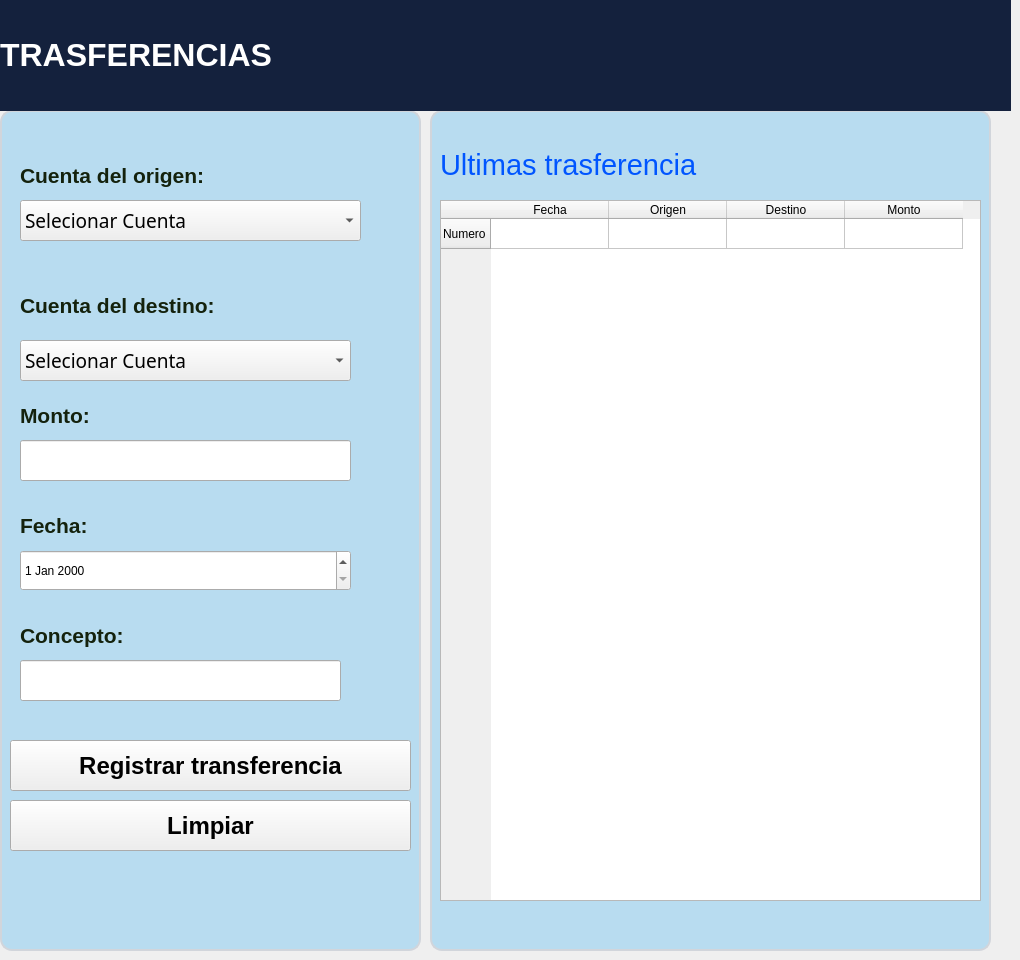
   <widget class="QWidget" name="pagina6">
    <widget class="QLabel" name="label_25">
     <property name="geometry">
      <rect>
       <x>0</x>
       <y>0</y>
       <width>1011</width>
       <height>111</height>
      </rect>
     </property>
     <property name="minimumSize">
      <size>
       <width>100</width>
       <height>70</height>
      </size>
     </property>
     <property name="font">
      <font>
       <pointsize>-1</pointsize>
       <weight>75</weight>
       <bold>true</bold>
      </font>
     </property>
     <property name="styleSheet">
      <string notr="true">background-color: #14213D;
color: white;
font-size: 18px;
font-weight: bold;</string>
     </property>
     <property name="text">
      <string/>
     </property>
    </widget>
    <widget class="QLineEdit" name="lineEdit_16">
     <property name="geometry">
      <rect>
       <x>20</x>
       <y>660</y>
       <width>321</width>
       <height>41</height>
      </rect>
     </property>
     <property name="text">
      <string/>
     </property>
    </widget>
    <widget class="QLabel" name="label_61">
     <property name="geometry">
      <rect>
       <x>440</x>
       <y>130</y>
       <width>361</width>
       <height>71</height>
      </rect>
     </property>
     <property name="font">
      <font>
       <pointsize>22</pointsize>
       <weight>50</weight>
       <bold>false</bold>
      </font>
     </property>
     <property name="text">
      <string>&lt;html&gt;&lt;head/&gt;&lt;body&gt;&lt;p&gt;&lt;span style=&quot; color: #0055FF;;&quot;&gt;Ultimas trasferencia&lt;/span&gt;&lt;/p&gt;&lt;/body&gt;&lt;/html&gt;</string>
     </property>
    </widget>
    <widget class="QLabel" name="label_62">
     <property name="geometry">
      <rect>
       <x>20</x>
       <y>620</y>
       <width>181</width>
       <height>31</height>
      </rect>
     </property>
     <property name="font">
      <font>
       <pointsize>16</pointsize>
       <weight>75</weight>
       <bold>true</bold>
      </font>
     </property>
     <property name="styleSheet">
      <string notr="true">color: #14220D;</string>
     </property>
     <property name="text">
      <string>Concepto:</string>
     </property>
    </widget>
    <widget class="QPushButton" name="pushButton_26">
     <property name="geometry">
      <rect>
       <x>10</x>
       <y>800</y>
       <width>401</width>
       <height>51</height>
      </rect>
     </property>
     <property name="font">
      <font>
       <pointsize>18</pointsize>
       <weight>75</weight>
       <bold>true</bold>
      </font>
     </property>
     <property name="text">
      <string>Limpiar</string>
     </property>
     <property name="icon">
      <iconset>
       <normaloff>Imagenes/buscar.png</normaloff>Imagenes/buscar.png</iconset>
     </property>
     <property name="iconSize">
      <size>
       <width>50</width>
       <height>40</height>
      </size>
     </property>
    </widget>
    <widget class="QLabel" name="label_63">
     <property name="geometry">
      <rect>
       <x>0</x>
       <y>110</y>
       <width>421</width>
       <height>841</height>
      </rect>
     </property>
     <property name="font">
      <font>
       <pointsize>14</pointsize>
      </font>
     </property>
     <property name="styleSheet">
      <string notr="true">QLabel {
    background-color: #B8DCF0;
    color: #14220D;
    border: 2px solid #D1D5DB;
    border-radius: 12px;
    padding: 10px;
}</string>
     </property>
     <property name="text">
      <string/>
     </property>
    </widget>
    <widget class="QComboBox" name="comboBox_5">
     <property name="geometry">
      <rect>
       <x>20</x>
       <y>200</y>
       <width>341</width>
       <height>41</height>
      </rect>
     </property>
     <property name="font">
      <font>
       <family>Microsoft Yi Baiti</family>
       <pointsize>14</pointsize>
       <weight>50</weight>
       <bold>false</bold>
      </font>
     </property>
     <item>
      <property name="text">
       <string>Selecionar Cuenta</string>
      </property>
     </item>
    </widget>
    <widget class="QTableWidget" name="tableWidget_5">
     <property name="geometry">
      <rect>
       <x>440</x>
       <y>200</y>
       <width>541</width>
       <height>701</height>
      </rect>
     </property>
     <property name="minimumSize">
      <size>
       <width>30</width>
       <height>60</height>
      </size>
     </property>
     <property name="editTriggers">
      <set>QAbstractItemView::NoEditTriggers</set>
     </property>
     <attribute name="horizontalHeaderCascadingSectionResizes">
      <bool>false</bool>
     </attribute>
     <attribute name="horizontalHeaderDefaultSectionSize">
      <number>118</number>
     </attribute>
     <row>
      <property name="text">
       <string>Numero</string>
      </property>
     </row>
     <column>
      <property name="text">
       <string>Fecha</string>
      </property>
     </column>
     <column>
      <property name="text">
       <string>Origen</string>
      </property>
     </column>
     <column>
      <property name="text">
       <string>Destino</string>
      </property>
     </column>
     <column>
      <property name="text">
       <string>Monto</string>
      </property>
     </column>
    </widget>
    <widget class="QDateEdit" name="dateEdit_4">
     <property name="geometry">
      <rect>
       <x>20</x>
       <y>550</y>
       <width>331</width>
       <height>41</height>
      </rect>
     </property>
    </widget>
    <widget class="QLabel" name="label_64">
     <property name="geometry">
      <rect>
       <x>430</x>
       <y>110</y>
       <width>561</width>
       <height>841</height>
      </rect>
     </property>
     <property name="font">
      <font>
       <pointsize>14</pointsize>
      </font>
     </property>
     <property name="styleSheet">
      <string notr="true">QLabel {
    background-color: #B8DCF0;
    color: #14220D;
    border: 2px solid #D1D5DB;
    border-radius: 12px;
    padding: 10px;
}</string>
     </property>
     <property name="text">
      <string/>
     </property>
    </widget>
    <widget class="QLabel" name="label_65">
     <property name="geometry">
      <rect>
       <x>20</x>
       <y>510</y>
       <width>181</width>
       <height>31</height>
      </rect>
     </property>
     <property name="font">
      <font>
       <pointsize>16</pointsize>
       <weight>75</weight>
       <bold>true</bold>
      </font>
     </property>
     <property name="styleSheet">
      <string notr="true">color: #14220D;</string>
     </property>
     <property name="text">
      <string>Fecha:</string>
     </property>
    </widget>
    <widget class="QLabel" name="label_66">
     <property name="geometry">
      <rect>
       <x>20</x>
       <y>160</y>
       <width>251</width>
       <height>31</height>
      </rect>
     </property>
     <property name="font">
      <font>
       <pointsize>16</pointsize>
       <weight>75</weight>
       <bold>true</bold>
      </font>
     </property>
     <property name="styleSheet">
      <string notr="true">color: #14220D;</string>
     </property>
     <property name="text">
      <string>Cuenta del origen:</string>
     </property>
    </widget>
    <widget class="QPushButton" name="pushButton_27">
     <property name="geometry">
      <rect>
       <x>10</x>
       <y>740</y>
       <width>401</width>
       <height>51</height>
      </rect>
     </property>
     <property name="font">
      <font>
       <pointsize>18</pointsize>
       <weight>75</weight>
       <bold>true</bold>
      </font>
     </property>
     <property name="text">
      <string>Registrar transferencia</string>
     </property>
     <property name="icon">
      <iconset>
       <normaloff>Imagenes/verificar.png</normaloff>Imagenes/verificar.png</iconset>
     </property>
     <property name="iconSize">
      <size>
       <width>50</width>
       <height>40</height>
      </size>
     </property>
    </widget>
    <widget class="QLabel" name="label_67">
     <property name="geometry">
      <rect>
       <x>20</x>
       <y>290</y>
       <width>271</width>
       <height>31</height>
      </rect>
     </property>
     <property name="font">
      <font>
       <pointsize>16</pointsize>
       <weight>75</weight>
       <bold>true</bold>
      </font>
     </property>
     <property name="styleSheet">
      <string notr="true">color: #14220D;</string>
     </property>
     <property name="text">
      <string>Cuenta del destino:</string>
     </property>
    </widget>
    <widget class="QLineEdit" name="lineEdit_18">
     <property name="geometry">
      <rect>
       <x>20</x>
       <y>440</y>
       <width>331</width>
       <height>41</height>
      </rect>
     </property>
     <property name="text">
      <string/>
     </property>
    </widget>
    <widget class="QLabel" name="label_68">
     <property name="geometry">
      <rect>
       <x>20</x>
       <y>400</y>
       <width>271</width>
       <height>31</height>
      </rect>
     </property>
     <property name="font">
      <font>
       <pointsize>16</pointsize>
       <weight>75</weight>
       <bold>true</bold>
      </font>
     </property>
     <property name="styleSheet">
      <string notr="true">color: #14220D;</string>
     </property>
     <property name="text">
      <string>Monto:</string>
     </property>
    </widget>
    <widget class="QLabel" name="label_121">
     <property name="geometry">
      <rect>
       <x>0</x>
       <y>10</y>
       <width>851</width>
       <height>91</height>
      </rect>
     </property>
     <property name="font">
      <font>
       <pointsize>24</pointsize>
       <weight>75</weight>
       <bold>true</bold>
      </font>
     </property>
     <property name="text">
      <string>&lt;html&gt;&lt;head/&gt;&lt;body&gt;&lt;p&gt;&lt;span style=&quot; color:#ffffff;&quot;&gt;TRASFERENCIAS&lt;/span&gt;&lt;/p&gt;&lt;/body&gt;&lt;/html&gt;</string>
     </property>
    </widget>
    <widget class="QComboBox" name="comboBox_13">
     <property name="geometry">
      <rect>
       <x>20</x>
       <y>340</y>
       <width>331</width>
       <height>41</height>
      </rect>
     </property>
     <property name="font">
      <font>
       <family>Microsoft Yi Baiti</family>
       <pointsize>14</pointsize>
       <weight>50</weight>
       <bold>false</bold>
      </font>
     </property>
     <item>
      <property name="text">
       <string>Selecionar Cuenta</string>
      </property>
     </item>
    </widget>
    <zorder>label_63</zorder>
    <zorder>label_64</zorder>
    <zorder>label_25</zorder>
    <zorder>lineEdit_16</zorder>
    <zorder>label_61</zorder>
    <zorder>label_62</zorder>
    <zorder>pushButton_26</zorder>
    <zorder>comboBox_5</zorder>
    <zorder>tableWidget_5</zorder>
    <zorder>dateEdit_4</zorder>
    <zorder>label_65</zorder>
    <zorder>label_66</zorder>
    <zorder>pushButton_27</zorder>
    <zorder>label_67</zorder>
    <zorder>lineEdit_18</zorder>
    <zorder>label_68</zorder>
    <zorder>label_121</zorder>
    <zorder>comboBox_13</zorder>
   </widget>
